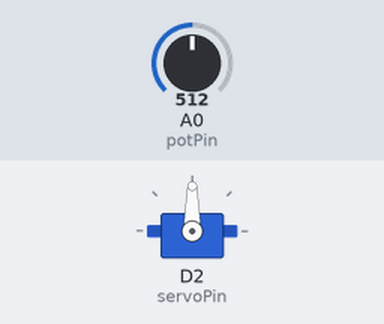
Simulated run of this sketch. Board: ESP8266 (NodeMCU). On the bench: servo. Inputs (shaded band) come from the test bench; at power-on: A0 (potPin) = 512.

Above: at 1.2 s.
1.3 s: A0 (potPin) set to 716
At 2.1 s:
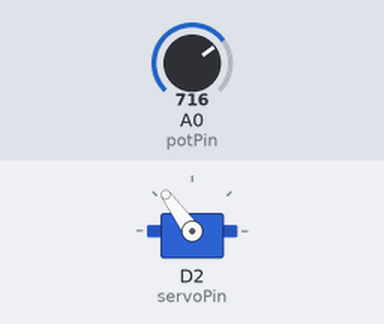
2.8 s: A0 (potPin) set to 900
At 3.2 s:
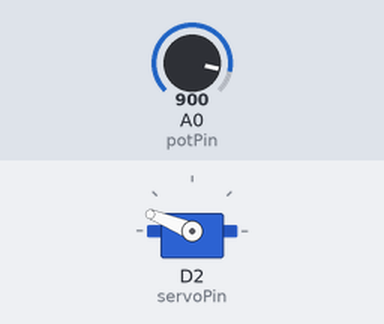
4.3 s: A0 (potPin) set to 1023
At 5.5 s:
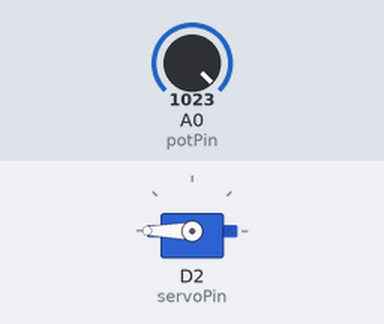
5.8 s: A0 (potPin) set to 306
At 6.7 s:
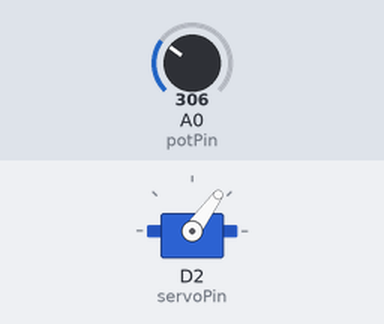
7.3 s: A0 (potPin) set to 122
At 7.8 s:
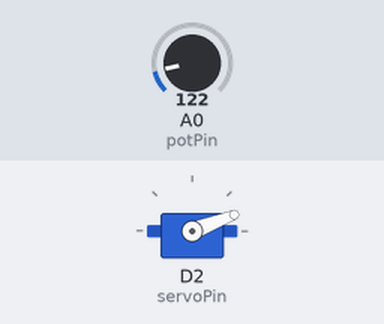
8.8 s: A0 (potPin) set to 511
At 10.2 s:
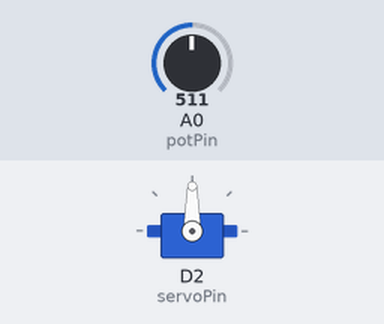
Timing chart, 0 to 11.3 s (numbered marks = the images above; inputs shaded):
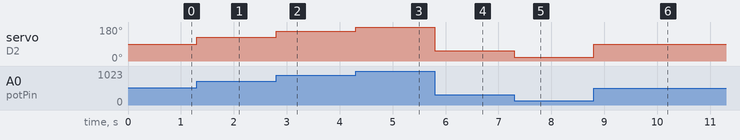

Measured:
- after the input at 1.3 s, servo on D2 (servoPin): 90° → 126° at once
- after the input at 2.8 s, servo on D2 (servoPin): 126° → 158° at once
- after the input at 4.3 s, servo on D2 (servoPin): 158° → 180° at once
- after the input at 5.8 s, servo on D2 (servoPin): 180° → 54° at once
- after the input at 7.3 s, servo on D2 (servoPin): 54° → 21° at once
- after the input at 8.8 s, servo on D2 (servoPin): 21° → 90° at once

The sketch:

servo+potancometter.ino
```cpp
#include <Servo.h>
Servo Servo1;
int servoPin = D2;
int potPin = A0;
void setup(){
    Servo1.attach(servoPin);
     }

void loop() {
     int reading = analogRead(potPin);
     int angle = map(reading, 0, 1023, 0, 180);
     Servo1.write(angle);
    }
```
